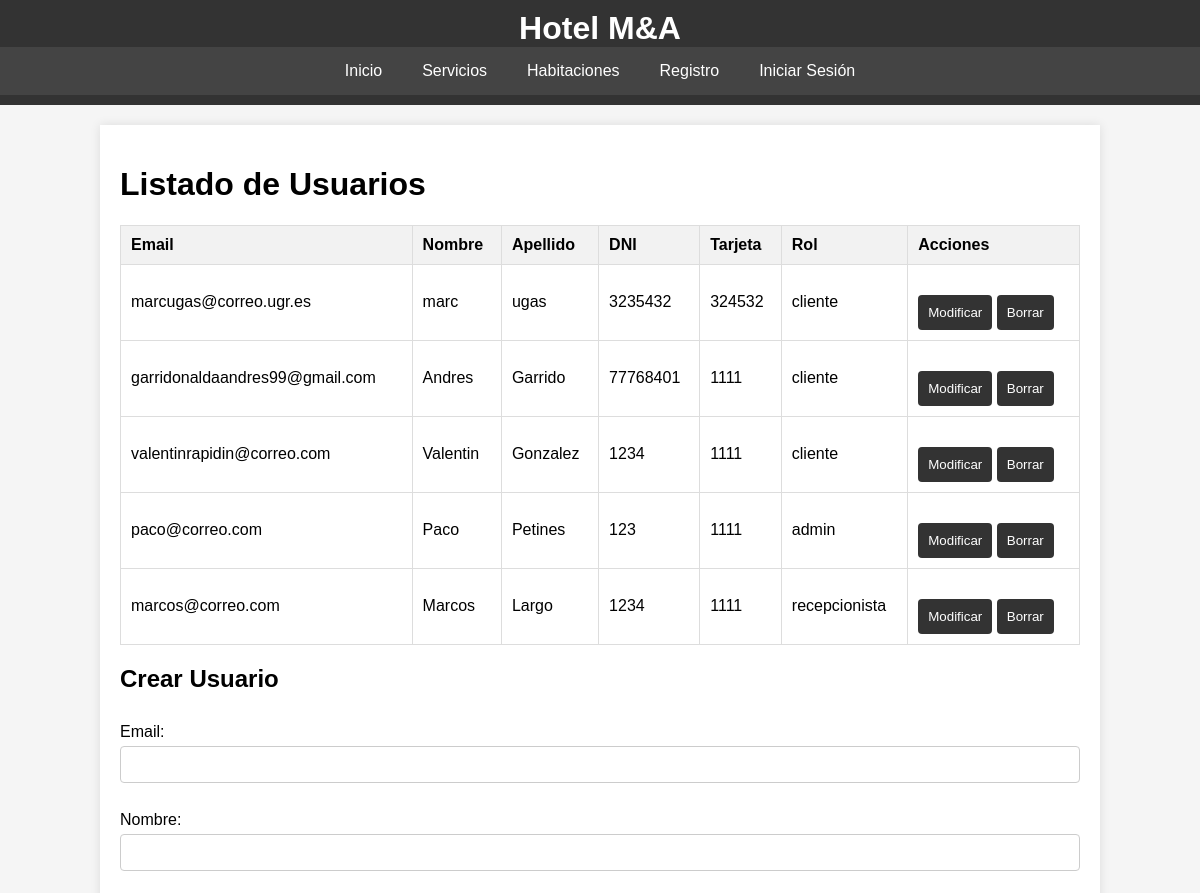
/vista/crudusuario.php (upper part), run on an earlier commit of the app's database.
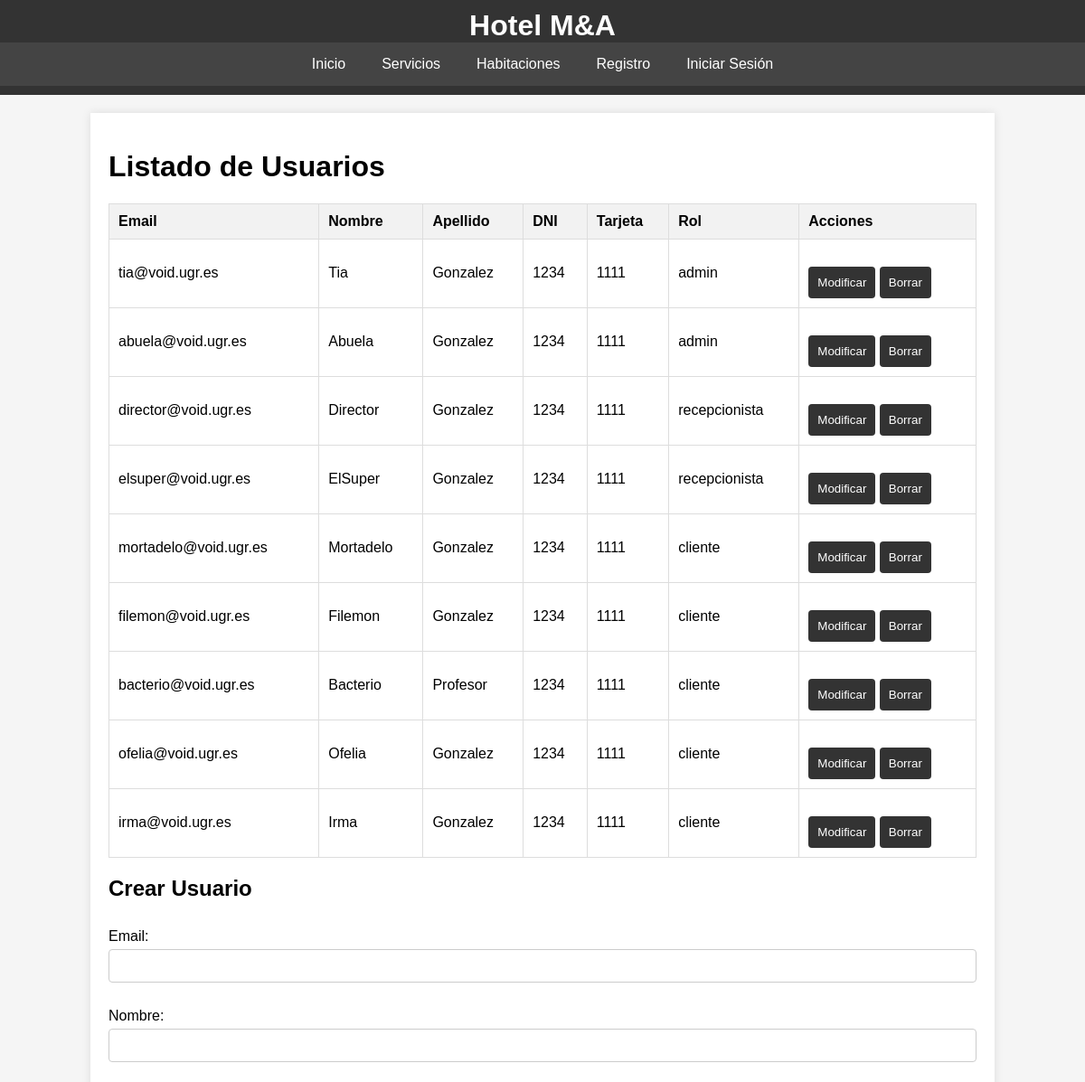
And on a later commit of the database.
### tables this page shows
CREATE TABLE `usuario` (
  `id` int(11) NOT NULL AUTO_INCREMENT,
  `email` varchar(99) NOT NULL,
  `clave` varchar(99) NOT NULL,
  `nombre` varchar(50) NOT NULL,
  `apellido` varchar(50) NOT NULL,
  `dni` varchar(20) NOT NULL,
  `tarjeta` int(11) NOT NULL,
  `rol` enum('cliente','admin','recepcionista','anonimo') NOT NULL,
  PRIMARY KEY (`id`,`email`),
  KEY `email` (`email`)
);

### modelos/conectbd.php (called while the page is built, shortened)
<?php
function conectarBD() {
    $connection = new mysqli(DB_HOST, DB_USER, DB_PASSWORD, DB_NAME);
    return $connection;
}
?>

### controlador/controlador.php (called while the page is built, shortened)
<?php
require_once(__DIR__ .'/../modelos/conectbd.php');
require_once(__DIR__ .'/../modelos/funcionesdb.php');
class ControladorSolicitud {
    private $conexion;
    public function __construct() {
        $this->conexion = conectarBD();
    }
    function obtenerlistaUsuarios(){
        $result = otbenerTodosUsuarios($this->conexion);
        return $result;
    }
}
?>

### modelos/funcionesdb.php (called while the page is built, shortened)
<?php
function otbenerTodosUsuarios($conexion) {
    $sql = "SELECT * FROM usuario";
    $result = $conexion->query($sql);
    return $result;
}
?>

### vista/crudusuario.php (the view, shortened to what this page needs)
<!DOCTYPE html>
<html lang="es">
<head>
    <link rel="stylesheet" href="styles.css">
</head>
<body>
    <?php include 'header.php'; ?>
    <div class="container">
        <h1>Listado de Usuarios</h1>
        <?php
        require_once '../controlador/controlador.php';
        $controlador = new ControladorSolicitud();
        $result = $controlador->obtenerlistaUsuarios();
        if ($result->num_rows > 0) {
            echo "<table>";
            echo "<tr><th>Email</th><th>Nombre</th><th>Apellido</th><th>DNI</th><th>Tarjeta</th><th>Rol</th><th>Acciones</th></tr>";
            while ($row = $result->fetch_assoc()) {
                echo "<tr>";
                echo "<td>" . $row['email'] . "</td>";
                echo "<td>" . $row['nombre'] . "</td>";
                echo "<td>" . $row['apellido'] . "</td>";
                echo "<td>" . $row['dni'] . "</td>";
                echo "<td>" . $row['tarjeta'] . "</td>";
                echo "<td>" . $row['rol'] . "</td>";
                echo '<td>
                        <form method="post" style="display:inline;">
                            <input type="hidden" name="email" value="' . $row['email'] . '">
                            <button type="submit" name="modificar">Modificar</button>
                        </form>
                        <form method="post" style="display:inline;">
                            <input type="hidden" name="email" value="' . $row['email'] . '">
                            <button type="submit" name="borrar">Borrar</button>
                        </form>
                      </td>';
                echo "</tr>";
            }
            echo "</table>";
        } else {
            echo "<p>No hay usuarios disponibles.</p>";
        }
        ?>
        <h2>Crear Usuario</h2>
        <form method="post">
            <label for="email">Email:</label>
            <input type="email" id="email" name="email" required><br>
            <label for="nombre">Nombre:</label>
            <input type="text" id="nombre" name="nombre" required><br>
            <input type="text" id="apellidos" name="apellidos" required><br>
            <input type="text" id="dni" name="dni" required><br>
            <input type="password" id="clave" name="clave" required><br>
            <input type="text" id="tarjeta" name="tarjeta" required><br>
            <br>
        </form>
    </div>
</body>
</html>

What changed in the data, as far as the page shows it:
removed usuario: email "marcugas@correo.ugr.es", nombre "marc", apellido "ugas", dni "3235432", tarjeta "324532", rol "cliente"
removed usuario: email "garridonaldaandres99@gmail.com", nombre "Andres", apellido "Garrido", dni "77768401", tarjeta "1111", rol "cliente"
removed usuario: email "valentinrapidin@correo.com", nombre "Valentin", apellido "Gonzalez", dni "1234", tarjeta "1111", rol "cliente"
removed usuario: email "paco@correo.com", nombre "Paco", apellido "Petines", dni "123", tarjeta "1111", rol "admin"
removed usuario: email "marcos@correo.com", nombre "Marcos", apellido "Largo", dni "1234", tarjeta "1111", rol "recepcionista"
added usuario: email "tia@void.ugr.es", nombre "Tia", apellido "Gonzalez", dni "1234", tarjeta "1111", rol "admin"
added usuario: email "abuela@void.ugr.es", nombre "Abuela", apellido "Gonzalez", dni "1234", tarjeta "1111", rol "admin"
added usuario: email "director@void.ugr.es", nombre "Director", apellido "Gonzalez", dni "1234", tarjeta "1111", rol "recepcionista"
added usuario: email "elsuper@void.ugr.es", nombre "ElSuper", apellido "Gonzalez", dni "1234", tarjeta "1111", rol "recepcionista"
added usuario: email "mortadelo@void.ugr.es", nombre "Mortadelo", apellido "Gonzalez", dni "1234", tarjeta "1111", rol "cliente"
added usuario: email "filemon@void.ugr.es", nombre "Filemon", apellido "Gonzalez", dni "1234", tarjeta "1111", rol "cliente"
added usuario: email "bacterio@void.ugr.es", nombre "Bacterio", apellido "Profesor", dni "1234", tarjeta "1111", rol "cliente"
added usuario: email "ofelia@void.ugr.es", nombre "Ofelia", apellido "Gonzalez", dni "1234", tarjeta "1111", rol "cliente"
added usuario: email "irma@void.ugr.es", nombre "Irma", apellido "Gonzalez", dni "1234", tarjeta "1111", rol "cliente"
